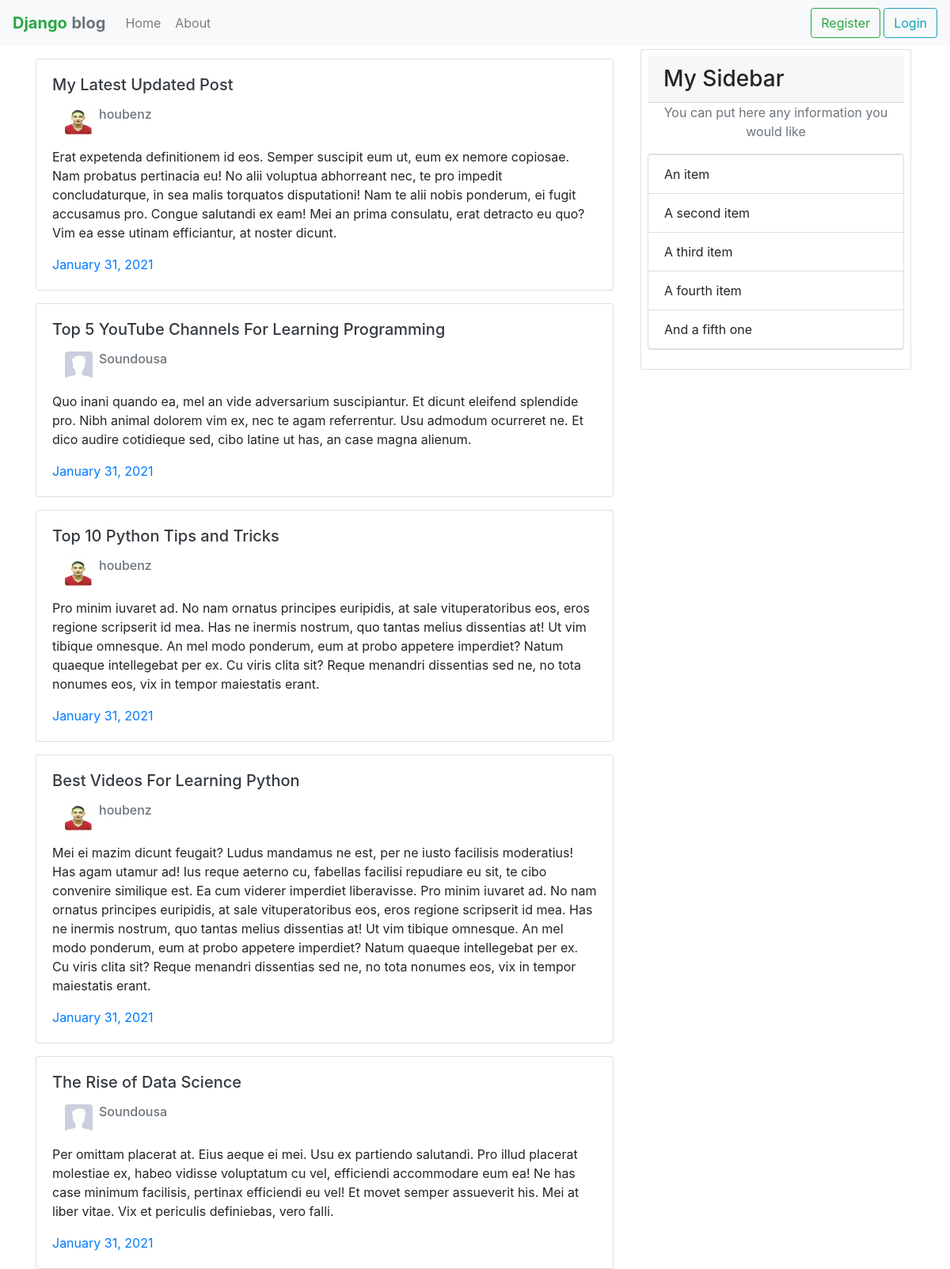
The page / on the database its author committed.
### blog/models.py (models this page shows, shortened)
class Post(models.Model):
    title=models.CharField(max_length=100)
    create_date=models.DateTimeField(default=timezone.now)
    content=models.TextField()
    author=models.ForeignKey(User,on_delete=models.CASCADE)

### users/models.py (models this page shows, shortened)
class Profile(models.Model):
    user= models.OneToOneField(User, on_delete=models.CASCADE)
    image=models.ImageField(default='default.jpg',upload_to='profile_pics')

### blog/views.py (the view)
# urls.py: path('', PostListView.as_view(),name='blog-home'),
class PostListView(ListView):
    model=Post
    template_name='blog/home.html'
    context_object_name='posts'
    ordering= ['-create_date']
    paginate_by = 5

### blog/templates/blog/home.html (shortened to what this page needs)
{% extends 'blog/base.html' %}
{% block content %}
    {% for post in posts %}
                <div class="card post w-220">
                    <div class="card-body">
                        <h5 class="card-title"><a class ="text-dark"href="{% url 'post-detail' post.id %} ">{{post.title}}</a></h5>
                        <div class="d-flex flex-row m-3">
                            <img class="rounded mr-2" width="35px" height="35px" src="{{post.author.profile.image.url}}">
                            <h6 class="mb-2 text-muted">{{post.author}}</h6>
                        </div>
                        <p class="card-text">{{post.content}}</p>
                        <a href="#" class="card-link">{{post.create_date|date:"F d, Y"}}</a>
                    </div>
                </div>
    {%endfor%}
{% endblock content%}

### blog/static/blog/main.css (style rules this page uses)
.post { margin-top: 16px; }

### rows shown on the page
Post: title "My Latest Updated Post", author.profile.image (picture), author "houbenz", content "Erat expetenda definitionem id eos. Semper suscipit eum ut, eum ex nemore copiosae. Nam probatus pertinacia eu! No alii voluptua abhorreant nec, te pro impedit concludaturque, in sea malis torquatos disputationi! Nam te alii nobis ponderum, ei fugit accusamus pro. Congue salutandi ex eam! Mei an prima consulatu, erat detracto eu quo? Vim ea esse utinam efficiantur, at noster dicunt.", create_date "January 31, 2021"
Post: title "Top 5 YouTube Channels For Learning Programming", author.profile.image (placeholder picture), author "Soundousa", content "Quo inani quando ea, mel an vide adversarium suscipiantur. Et dicunt eleifend splendide pro. Nibh animal dolorem vim ex, nec te agam referrentur. Usu admodum ocurreret ne. Et dico audire cotidieque sed, cibo latine ut has, an case magna alienum.", create_date "January 31, 2021"
Post: title "Top 10 Python Tips and Tricks", author.profile.image (picture), author "houbenz", content "Pro minim iuvaret ad. No nam ornatus principes euripidis, at sale vituperatoribus eos, eros regione scripserit id mea. Has ne inermis nostrum, quo tantas melius dissentias at! Ut vim tibique omnesque. An mel modo ponderum, eum at probo appetere imperdiet? Natum quaeque intellegebat per ex. Cu viris clita sit? Reque menandri dissentias sed ne, no tota nonumes eos, vix in tempor maiestatis erant.", create_date "January 31, 2021"
Post: title "Best Videos For Learning Python", author.profile.image (picture), author "houbenz", content "Mei ei mazim dicunt feugait? Ludus mandamus ne est, per ne iusto facilisis moderatius! Has agam utamur ad! Ius reque aeterno cu, fabellas facilisi repudiare eu sit, te cibo convenire similique est. Ea cum viderer imperdiet liberavisse. Pro minim iuvaret ad. No nam ornatus principes euripidis, at sale vituperatoribus eos, eros regione scripserit id mea. Has ne inermis nostrum, quo tantas melius dissentias at! Ut vim tibique omnesque. An mel modo ponderum, eum at probo appetere imperdiet? Natum quaeque intellegebat per ex. Cu viris clita sit? Reque menandri dissentias sed ne, no tota nonumes eos, vix in tempor maiestatis erant.", create_date "January 31, 2021"
Post: title "The Rise of Data Science", author.profile.image (placeholder picture), author "Soundousa", content "Per omittam placerat at. Eius aeque ei mei. Usu ex partiendo salutandi. Pro illud placerat molestiae ex, habeo vidisse voluptatum cu vel, efficiendi accommodare eum ea! Ne has case minimum facilisis, pertinax efficiendi eu vel! Et movet semper assueverit his. Mei at liber vitae. Vix et periculis definiebas, vero falli.", create_date "January 31, 2021"
